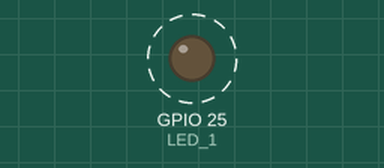
This sketch was run on a simulated ESP32. Shown: output pins drawn as LEDs (lit = HIGH). Dashed ring = blinking.

Above: at 0.5 s.
Timing chart, 0 to 4.6 s (numbered marks = the images above):
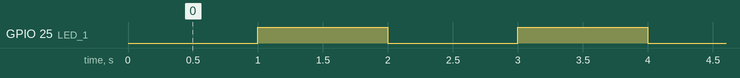

The sketch:

ESP32_LORA_LED.ino
```cpp
int LED_1 = 25;

void setup() {


  pinMode(LED_1, OUTPUT);

}

void loop() {
  // put your main code here, to run repeatedly:

  delay(1000);
  digitalWrite(LED_1,HIGH);
  delay(1000);
  digitalWrite(LED_1,LOW);


}
```

Measured:
- by itself, GPIO 25 (LED_1): alternates HIGH for 1.0 s and LOW for 1.0 s
